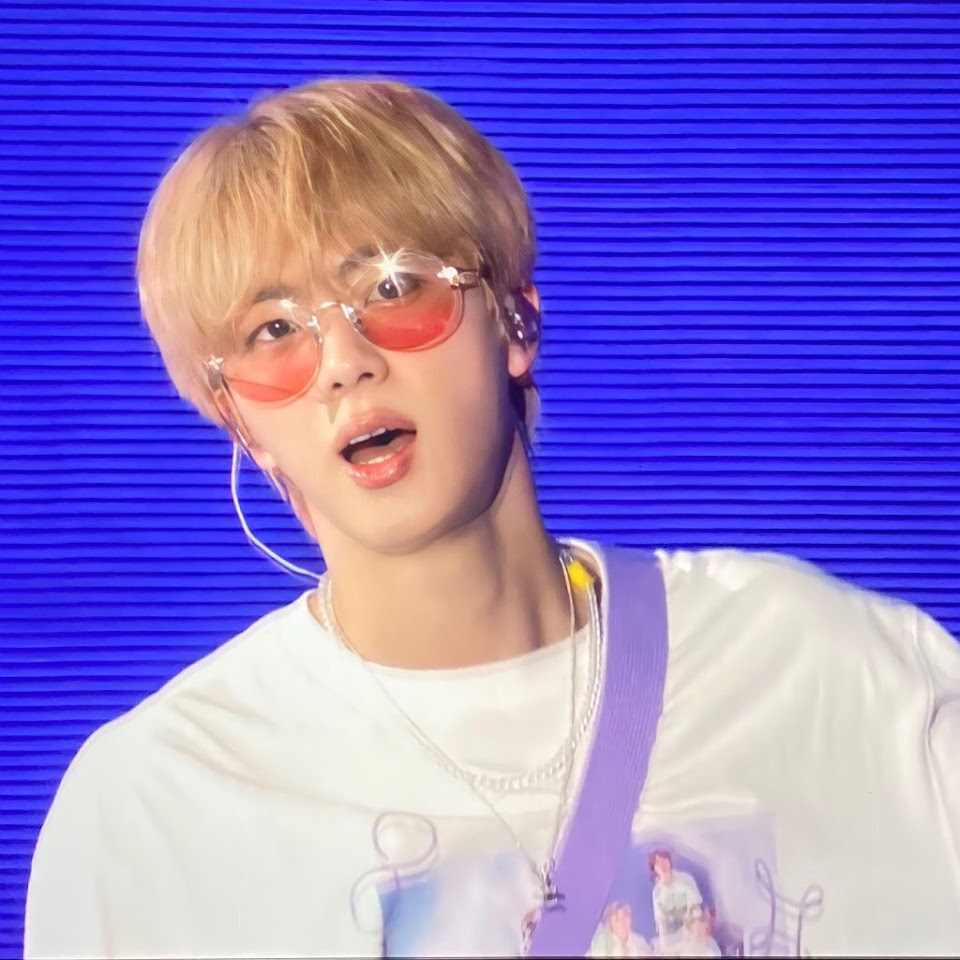
%> input picture CpE 3203/Signal Filtering/img9.jpg, 960 x 960 px
$ octave imageFiltering.m   (GNU Octave 9; MATLAB toolbox functions it lacks are replaced by stand-ins)
%> lines starting %> are read from the running program, lines starting %| are printed output that depends on the picture; in (x1, y1, x2, y2) boxes, pixels count from 0 and x2, y2 are one past the last pixel; in counts of white or black regions, pixels touching at a corner belong together; the program's own positions count from 1
% Image processing by spacial filtering
clear all;
close all;
clc;

%% Image processing
filename = 'img9.jpg';

% Get image
sampleImage = imread(filename); %
%> sampleImage is the input picture: size 960x960x3 uint8; mean R, G, B 136, 117.6, 206.6
imageRaw = rgb2gray(sampleImage);
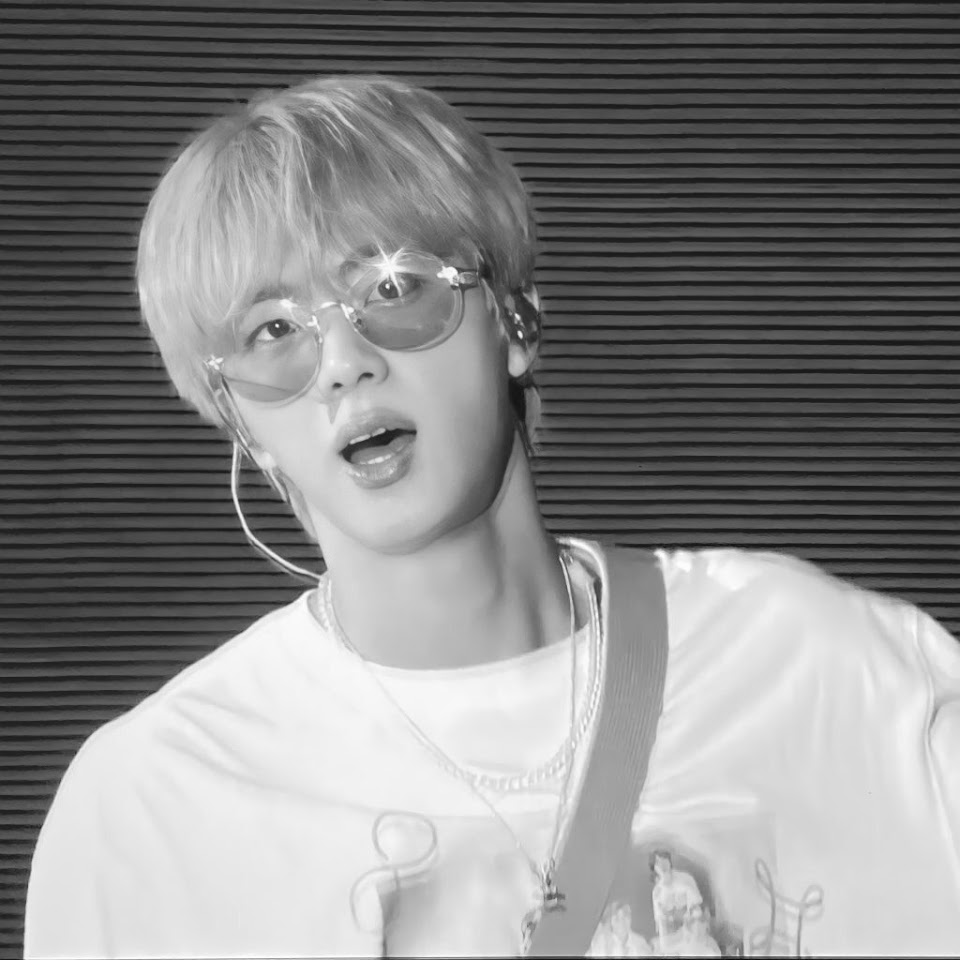
%> imageRaw: size 960x960 uint8; min 7, max 255, mean 133.2
imageSize = size(imageRaw);
%> imageSize = [960 960]

% Design filter template
[f1,f2] = freqspace(imageSize,'meshgrid'); % Note: freqspace was used because freqz2 is only limited to 64x64
r = sqrt(f1.^2 + f2.^2); % compute the distance of each position from the center frequency
filt = ones(size(f1)); % create an array of ones with the same size as the image


% Choose filter type
filterType = 'lowpass'; %


% Set cut-off frequencies
maxR = max(r,[],"all");
%> maxR = 1.41
minR = min(r,[],"all");
%> minR = 0
midR1 = maxR/2;
%> midR1 = 0.707
cutoff1 = 0.05; %
midR2 = (maxR-cutoff1)/2;
%> midR2 = 0.682
cutoff2 = 0.3; %

% Create filter
switch filterType
    case 'bandpass'
        filt((r<cutoff2)|(r>cutoff1)) = 0;
    case 'bandstop'
        filt((r>cutoff2)|(r<cutoff1)) = 0;
    case 'lowpass'
        filt(r>cutoff1) = 0;
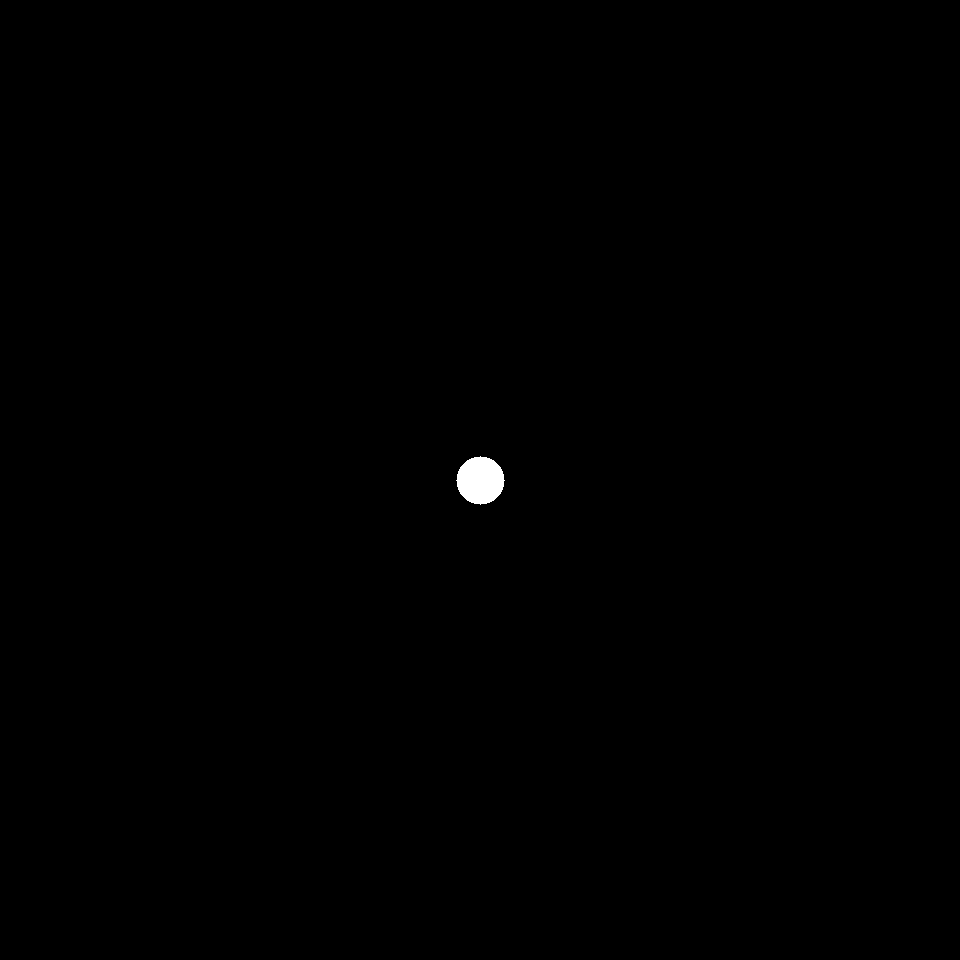
%> filt: size 960x960 double; values 0 (black) and 1 (white), 0.19% white; 1 white region, box (x1, y1, x2, y2) and area: (456, 456, 505, 505) 1793
    case 'highpass'
        filt(r<cutoff1) = 0;
end

% Get 2D Fast Fourier Transform
fftRaw = fft2(imageRaw);
fftRaw = fftshift(fftRaw);

% Apply spacial filtering using FFT
filteredFFT = (1.*filt).*fftRaw; % use filter
filteredImage = ifftshift(filteredFFT); % undo fftshift
filteredImage = ifft2(filteredImage); % undo 2D fft
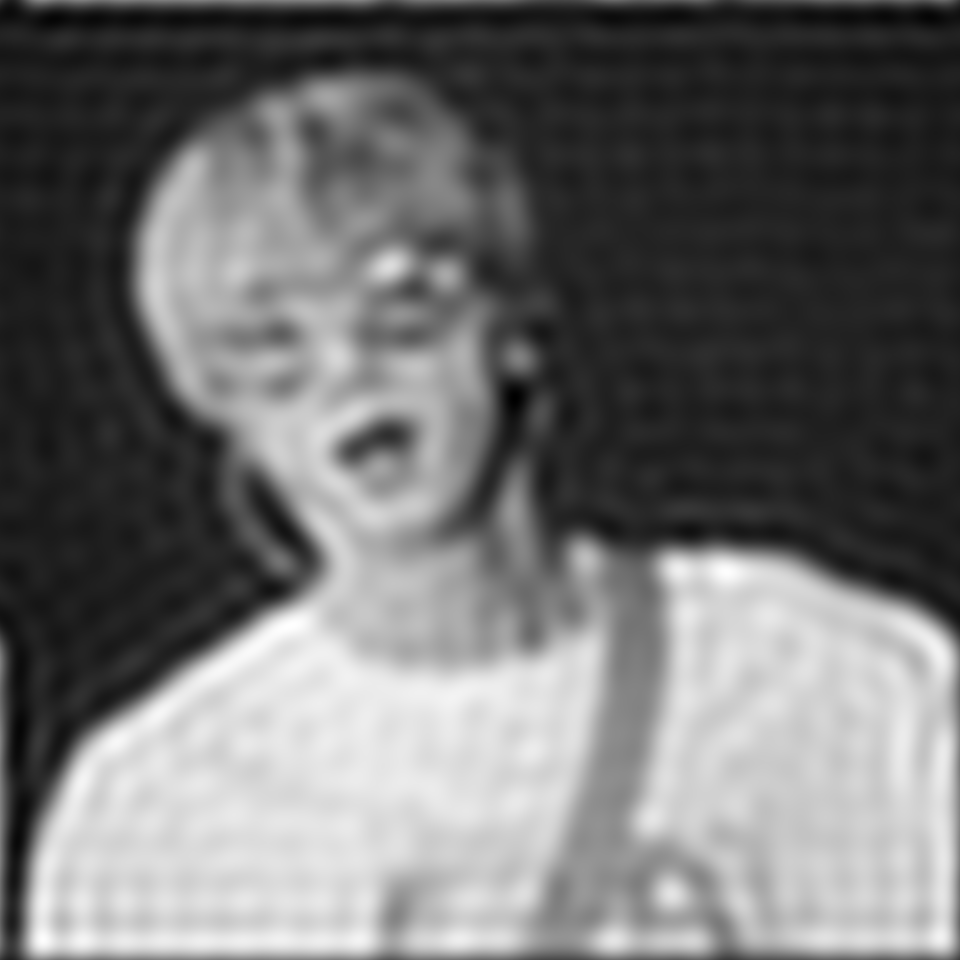
%> filteredImage: size 960x960 double; min 31.01, max 263, mean 133.2; drawn with min black and max white
filteredFFT = abs(filteredFFT);

%% Display images
figure('Name','Original Image');

% Original image
title('Original image');
imshow(sampleImage);

figure('Name','Spacial Filtering');
set(gcf,'Position', get(0,'Screensize'));
colormap gray;

% Grayscale image
subplot(4, 3, [1 2]);
title('Grayscaled image');
colorbar;
imagesc(imageRaw);
axis square;
set(gca, 'TickDir', 'out');

% Mesh of grayscale image
subplot(4, 3, 5);
title('Mesh of grayscaled image');
mesh(f1,f2,imageRaw);
set(gca,'XDir','reverse','YDir','reverse')

% FFT of grayscale image
fftRaw = abs(fftRaw);
fftRaw(fftRaw<10^-10) = 10^-10; % set minimum values with a very small positive value
fftRaw = log10(fftRaw); % make data "bigger"
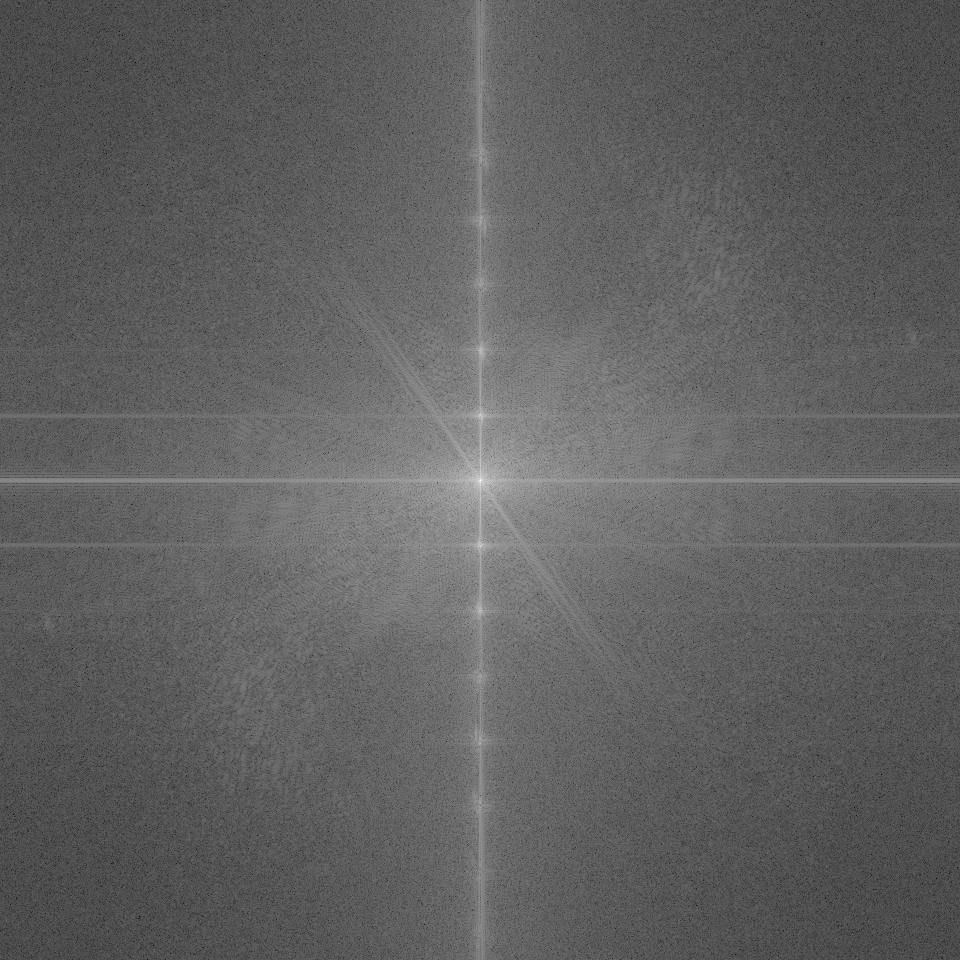
%> fftRaw: size 960x960 double; min 0.207, max 8.09, mean 3.2; drawn with min black and max white

subplot(4, 3, 7);
title('FFT of grayscaled image');
imagesc(mean(f1),mean(f2,2),fftRaw);
axis xy;
axis square;
set(gca, 'TickDir', 'out');
xlabel('fx (cycles per pixel)');
ylabel('fy (cycles per pixel)');

% Mesh of FFT
subplot(4, 3, 10);
title('Mesh of grayscaled image');
mesh(f1,f2,fftRaw);
set(gca,'XDir','reverse','YDir','reverse')

% filter in sf domain
% filter in the SF domain
subplot(4, 3, 8);
imagesc(mean(f1), mean(f2,2), abs(filt));
title('Filter FFT');
axis xy;
axis square;
set(gca, 'TickDir', 'out');
xlabel('fx (cycles per pixel)');
ylabel('fy (cycles per pixel)');

% Mesh of filter FFT
subplot(4, 3, 11);
mesh(f1,f2,filt);
title('Mesh of filter FFT');

% amplitude spectrum of filtered grayscale image
% spectral amplitude of the filtered image
filteredFFT(filteredFFT < 10^-10) = 10^-10;
filteredFFT = log10(filteredFFT);

subplot(4, 3, 9);
imagesc(mean(f1), mean(f2,2), filteredFFT);
title('Amplitude spectrum of filtered image');
axis xy;
axis square;
set(gca, 'TickDir', 'out');
xlabel('fx (cycles per pixel)');
ylabel('fy (cycles per pixel)');

% mesh of grayscale image
subplot(4, 3, 12);
title('Mesh of filtered FFT');
mesh(f1,f2,filteredFFT);
set(gca,'XDir','reverse','YDir','reverse')

% mesh of grayscale image
subplot(4, 3, 6);
title('Mesh of filtered image');
mesh(f1,f2,filteredImage);
set(gca,'XDir','reverse','YDir','reverse')

% filtered image
% filtered image
subplot(4, 3, 3);
title('Filtered image');
imagesc(filteredImage);
colorbar;
axis square;
set(gca, 'TickDir', 'out');
xlabel('x');
ylabel('y');

$ run again, with CpE 3203/Signal Filtering/img1.jpg copied over CpE 3203/Signal Filtering/img9.jpg
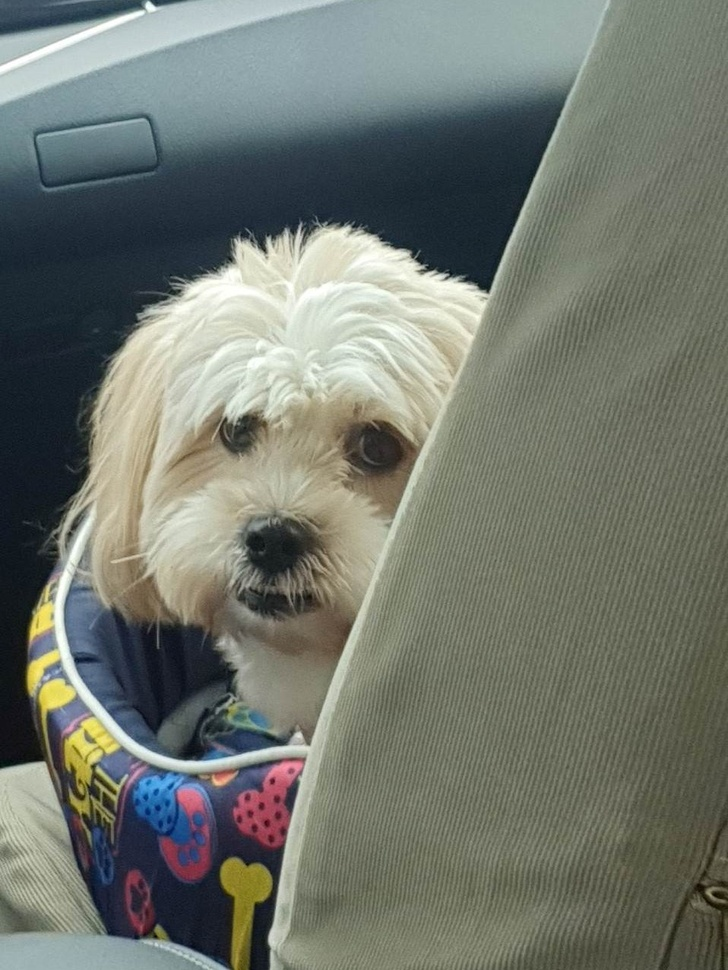
%> input picture CpE 3203/Signal Filtering/img1.jpg, 728 x 970 px, shrunk from 958 x 1277 before the run
%> sampleImage is the input picture: size 970x728x3 uint8; mean R, G, B 113.5, 118.7, 109.6
%> filt: size 970x728 double; values 0 (black) and 1 (white), 0.2% white; 1 white region, box (x1, y1, x2, y2) and area: (346, 461, 383, 510) 1389
%> `filteredImage = ifft2(filteredImage);`:
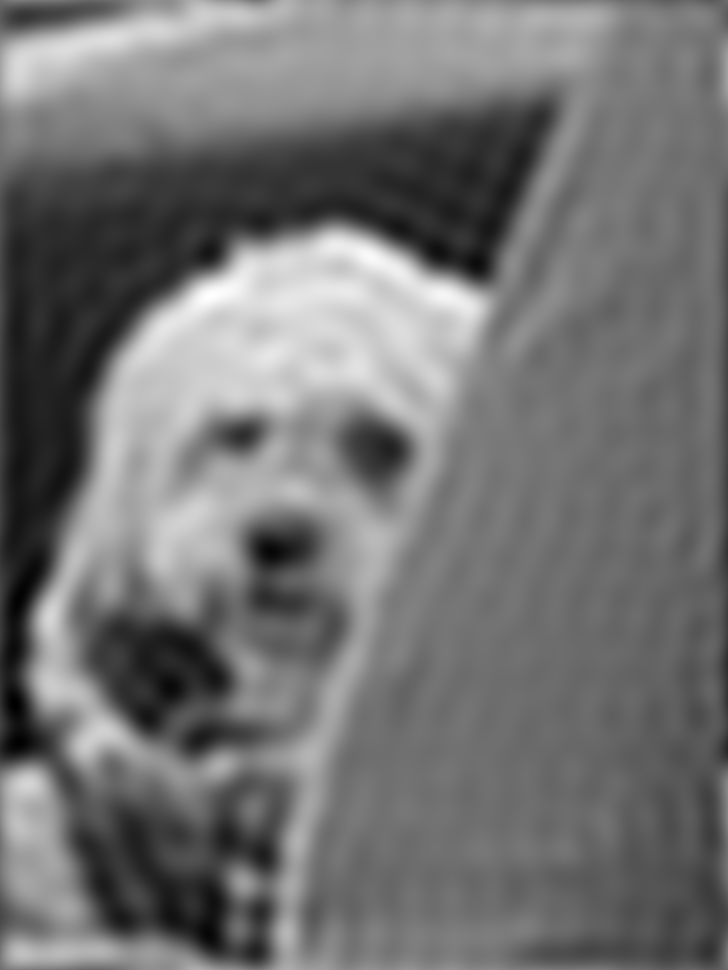
%> filteredImage: size 970x728 double; min -5.85, max 263.9, mean 116.1; drawn with min black and max white
%> `fftRaw = log10(fftRaw);`:
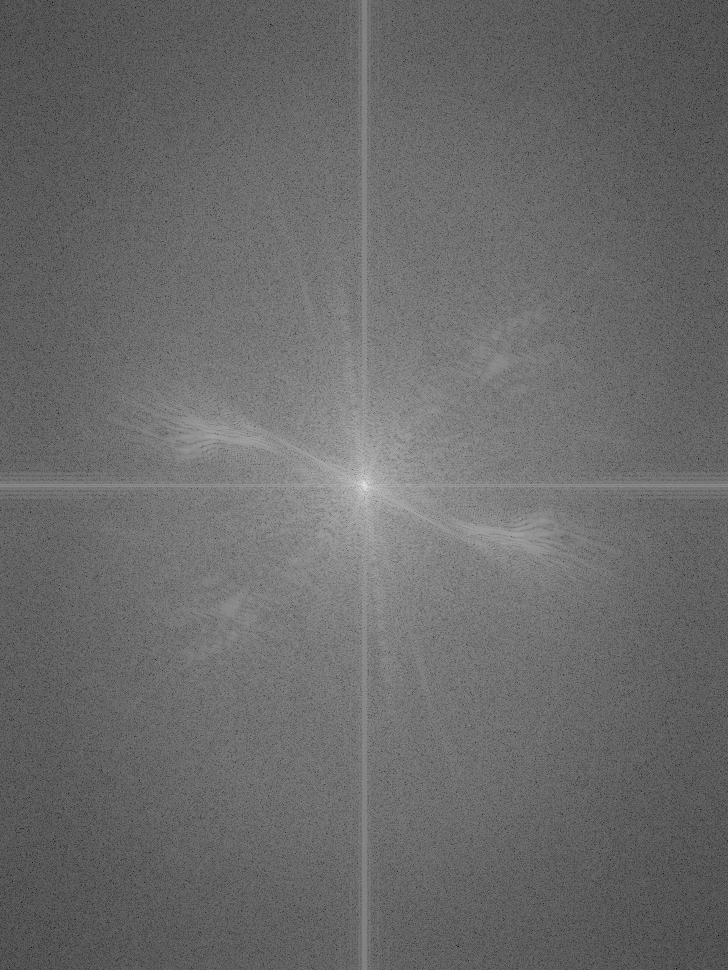
%> fftRaw: size 970x728 double; min 0.0302, max 7.91, mean 3.34; drawn with min black and max white
